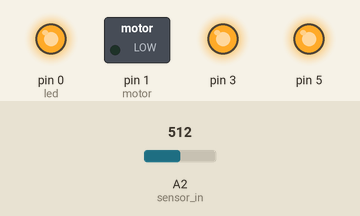
A sketch run on a simulated Arduino Uno, built with avr-gcc and run on an emulated ATmega328P. On the bench: switched loads named in the sketch (green lamp = pin HIGH), output pins drawn as LEDs (lit = HIGH). Inputs (shaded band) come from the test bench; at power-on: A2 (sensor_in) = 512. Pins used as bus, display or sensor lines are not drawn.

Above: at 1.2 s.
1.3 s: A2 (sensor_in) set to 397
3.0 s: A2 (sensor_in) set to 366
At 3.9 s:
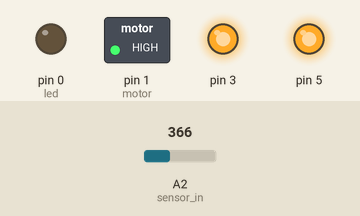
4.5 s: A2 (sensor_in) set to 511
At 4.9 s:
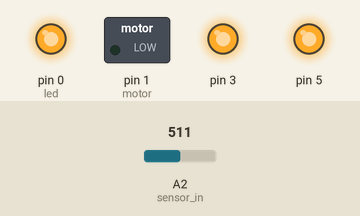
6.0 s: A2 (sensor_in) set to 306
At 7.1 s:
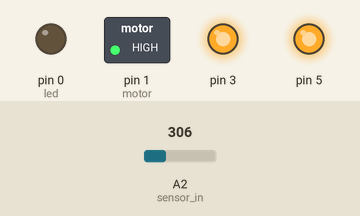
Timing chart, 0 to 8.6 s (numbered marks = the images above; inputs shaded):
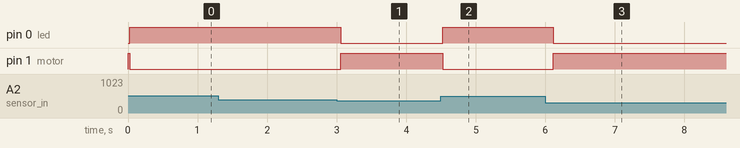

The sketch:

IR_vibro_2.ino
```cpp
/*
  IR_vibro
  brightness of an led, and the speed of a vibro motor, is set by proximity, using a sharp
  IR range measurement sensor.

  Bit by bit I've added signal processing to the input signal from the sensor to give the kind
  of response curve I want.

  Signal from sensor is a voltage that varies between 0.0 and 2.4v, at the nominal supply voltage
  of 5.0 volts. We are using 3 AAA batteries, so the supply voltage is actually
  somewhere btw 4.0 and 4.5v.

  First I filter the signal with an exponential filter, which, at each sample time, returns an
  average of the previous filtered value and the new value; proportion of new to old at each
  sample is adjustable, but best performance seems to be when using 80% to 90% of the old value.

  The signal is then "auto-ranged", by keeping a running max and min value, and scaling the current
  input as a proportion within the range set by these actively acquired max/min values.

  I then straighten out the native exponential response of the sensor to something more linear by
  taking (1 - ( (1-x) * (1-x))), which, since the processed input signal is now in the bounds 0.0 -> 1.0, will
  return a result within the same bounds.

   Then the value is scaled to 0,255.0, (and clipped at 0 and 255), turned into an int, and
   used to set the vibrator and led outputs.

 */

// constants
const int vibe_threshold = 5;
const int loop_delay = 25; // control sample rate, ms delay.

const float ff_sensin_new = 0.2; // factor in exponential filtering of input.
const float ff_sensin_old = 0.8; // should always be 1.0 - ff_sensin_new

// pins
int led = 0; // PB0 = dip pin 5
int motor = 1;  // PB1 = dip pin 6
int sensor_in = 2; // ADC2 = PB4 (8pin dip pin 3)

// sensor values
float raw_sensin_f = 0.0;
float max_sensin_f = 0.0; // keep max input to adjust sensor gain actively.
float min_sensin_f = 1000.0;
float sensin_f  = 0.0; // filtered sensor input value.
float adj_sensin_f = 0.0; // gain adjusted
float range_f = 0.0;
int sensin = 0;  // int version of above.

void setup() {
  // initialize the digital pin as an output.
  pinMode(led, OUTPUT);
  pinMode(motor, OUTPUT);

  // to minimize power consumption, make unused pins outputs and drive them somewhere.
  pinMode(3, OUTPUT);
  pinMode(2, OUTPUT);
  pinMode(5, OUTPUT);
  digitalWrite(3,HIGH);
  digitalWrite(2,HIGH);
  digitalWrite(5,HIGH);
}

void loop() {

   raw_sensin_f=  (float)analogRead(sensor_in); // 10 bit input, 5v = code 1023,
                                            // but sensor only goes up to about 2.4 v,
                                            // so effectively 0.0 <--> 500.0 approx.

  // exp filter on sensor value input to smooth it, fight chatter
  sensin_f = (ff_sensin_new * raw_sensin_f) + (ff_sensin_old * sensin_f);

  // get max/min of sensor input values
  max_sensin_f = max(sensin_f, max_sensin_f);
  min_sensin_f = min(sensin_f, min_sensin_f);
  range_f = max_sensin_f - min_sensin_f;

  // scale input value within active range to 0.0 -> 1.0.
  adj_sensin_f = ((sensin_f - min_sensin_f) / range_f);

  // sensor input curve is non linear. flip, square, flip to straighten curve out.
  // extends effective sensor range.
  adj_sensin_f = 1.0 - adj_sensin_f;
  adj_sensin_f = adj_sensin_f * adj_sensin_f;
  adj_sensin_f = 1.0 - adj_sensin_f;

  //scale and clip at 255, 0.
  adj_sensin_f = min(255.0, (255.0 * adj_sensin_f));
  adj_sensin_f = max(0.0, (adj_sensin_f - min_sensin_f));

  // to int
  sensin = (int)adj_sensin_f;

  // brightness of LED proportional to proximity value.
  analogWrite(led, sensin);

  // vibe the motor, if above threshold
  if( sensin > vibe_threshold){
    analogWrite(motor, 255 - sensin); // motor is wired to be active LOW.
  } else {
    analogWrite(motor, 255); // hi is OFF for motor.
  }
  delay(loop_delay);
}

/*
void loop(){
  heartbeat();
}


uint8_t hbval=128;
int8_t hbdelta=8;
void heartbeat() {
  if (hbval < 8) hbdelta = -hbdelta;
  if (hbval > 250) {
    hbdelta = -hbdelta;
  }
  hbval += hbdelta;
  analogWrite(led, hbval);
  delay(30);
}
*/
```

Measured:
- the behaviour switches between 385 and 384 on A2 (sensor_in) (found by bisection; images 0 and 1)
- after the input at 1.3 s, every drawn part: stays the same
- after the input at 3.0 s, pin 0 (led): HIGH → LOW after 0.06 s; pin 1 (motor): LOW → HIGH after 0.06 s
- after the input at 4.5 s, pin 0 (led): LOW → HIGH at once; pin 1 (motor): HIGH → LOW at once
- after the input at 6.0 s, pin 0 (led): HIGH → LOW after 0.12 s; pin 1 (motor): LOW → HIGH after 0.12 s
